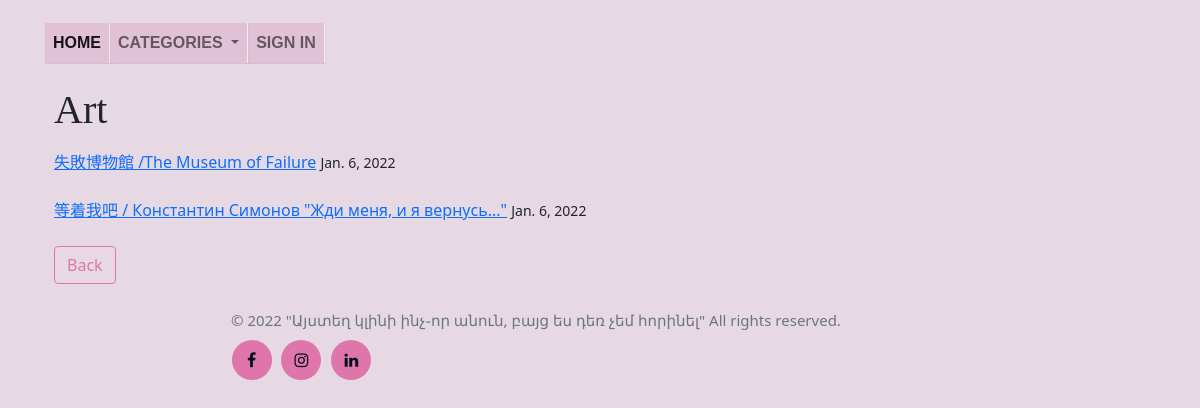
The page /category/Art/ on the database its author committed.
### blog/models.py (models this page shows, shortened)
class Post(models.Model):
    title = models.CharField(max_length= 255)
    author = models.ForeignKey(User, on_delete= models.CASCADE)
    header_image = models.ImageField(null = True, blank = True,  upload_to ="images/" )
    body =  RichTextField(blank = True, null = True, max_length= 7000)
    post_date = models.DateField(auto_now_add= True)
    category = models.CharField(max_length= 255, default = 'China')
    snipped = RichTextField(max_length= 400)

### blog/views.py (the view)
# urls.py: path('category/<str:cats>/', CategoryView, name= 'category'),
def CategoryView(request, cats):
    category_posts = Post.objects.filter(category = cats.replace('-', ' '))
    return render(request, 'categories.html', {'cats': cats.title(), 'category_posts': category_posts})

### blog/templates/categories.html (shortened to what this page needs)
{%  extends 'base.html' %}
{%  block content %}
{% if category_posts %}
<ul> <h1> {{ cats }}  </h1>   </ul>
    <ul>
    {% for post in category_posts %}
       <a href="{% url 'article_detail' post.pk %}">
           {{ post.title }}</a>  <small> {{ post.post_date}} </small> <br/> <br/>
    {% endfor %}
    <a href="{% url 'home' %}" class="btn btn-secondary"> Back</a>
    </ul>
    {%  else  %}
       <h2> Sorry, there are no articles in this category yet </h2>
       <a href="{% url 'home' %}" class="btn btn-secondary"> Back</a>
    {%  endif %}
{%  endblock %}

### blog/static/blog/main.css (style rules this page uses)
body { background: #e7d9e3; margin: 10px; width: 85%; }
h1, h2, h3, h4 { font-family: 'Lobster', cursive; }
.btn-secondary, .btn-secondary:visited { color: #de76ab; background: none; border-color: #de76ab; }

### rows shown on the page
Post: title "失敗博物館 /The Museum of Failure", post_date "Jan. 6, 2022"
Post: title "等着我吧 / Константин Симонов \"Жди меня, и я вернусь...\"", post_date "Jan. 6, 2022"

### other values the page prints
{{ cats }} "Art"
